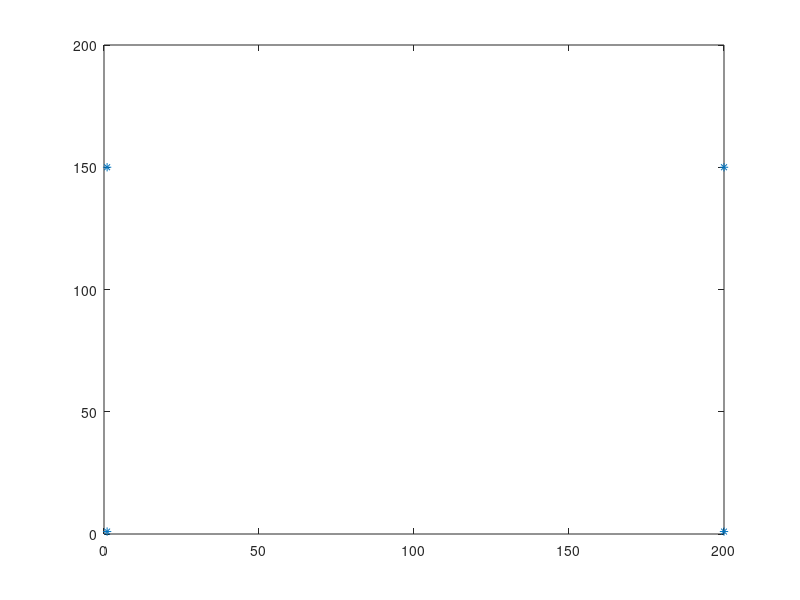

MATLAB code for this plot: (Note: this script raises an error after producing the figure.)

close all

testx=[1 200 200 1 ];
testy=[1 1 150 150 ];

plot(testx,testy,'*')

z1ix=1;
zliy=1;
z1ox=200/2;
zloy=150/2;

borders=get_smaller_rect(z1ix,z1ox,zliy,zloy,1);

rx=borders(1,:);
ry=borders(2,:);

z3ix=0;
z3iy=150/2;
z3ox=200/2;
z3oy=150;

bordersb=get_smaller_rect(z3ix,z3ox,z3iy,z3oy,3);
rxb=bordersb(1,:);
ryb=bordersb(2,:);

z2ix=200/2;
z2iy=0;
z2ox=200;
z2oy=150/2;

bordersc=get_smaller_rect(z2ix,z2ox,z2iy,z2oy,2);

rxc=bordersc(1,:);
ryc=bordersc(2,:);


z4ix=200/2;
z4iy=150/2;
z4ox=200;
z4oy=150;

bordersd=get_smaller_rect(z4ix,z4ox,z4iy,z4oy,4);

rxd=bordersd(1,:);
ryd=bordersd(2,:);

%%testeo meterlo en todos las zonas para obtener rectangulos mas chicos
ti=[bordersc(:,1)];
tf=[bordersc(:,4)];

borderse=get_smaller_rect(ti(1),tf(1),ti(2),tf(2),2);

rxe=borderse(1,:);
rye=borderse(2,:);


hold on 
plot(rx,ry,'*')
plot(rxb,ryb,'*')
plot(rxc,ryc,'*')
plot(rxd,ryd,'*')
plot(rxe,rye,'*')


ti=[borderse(:,1)];
tf=[borderse(:,4)];

borderse=get_smaller_rect(ti(1),tf(1),ti(2),tf(2),2);

rxe=borderse(1,:);
rye=borderse(2,:);

plot(rxe,rye,'*')


ti=[borderse(:,1)];
tf=[borderse(:,4)];

borderse=get_smaller_rect(ti(1),tf(1),ti(2),tf(2),2);

rxe=borderse(1,:);
rye=borderse(2,:);

plot(rxe,rye,'*')

ti=[borderse(:,1)];
tf=[borderse(:,4)];

borderse=get_smaller_rect(ti(1),tf(1),ti(2),tf(2),2);

rxe=borderse(1,:);
rye=borderse(2,:);

plot(rxe,rye,'*')



